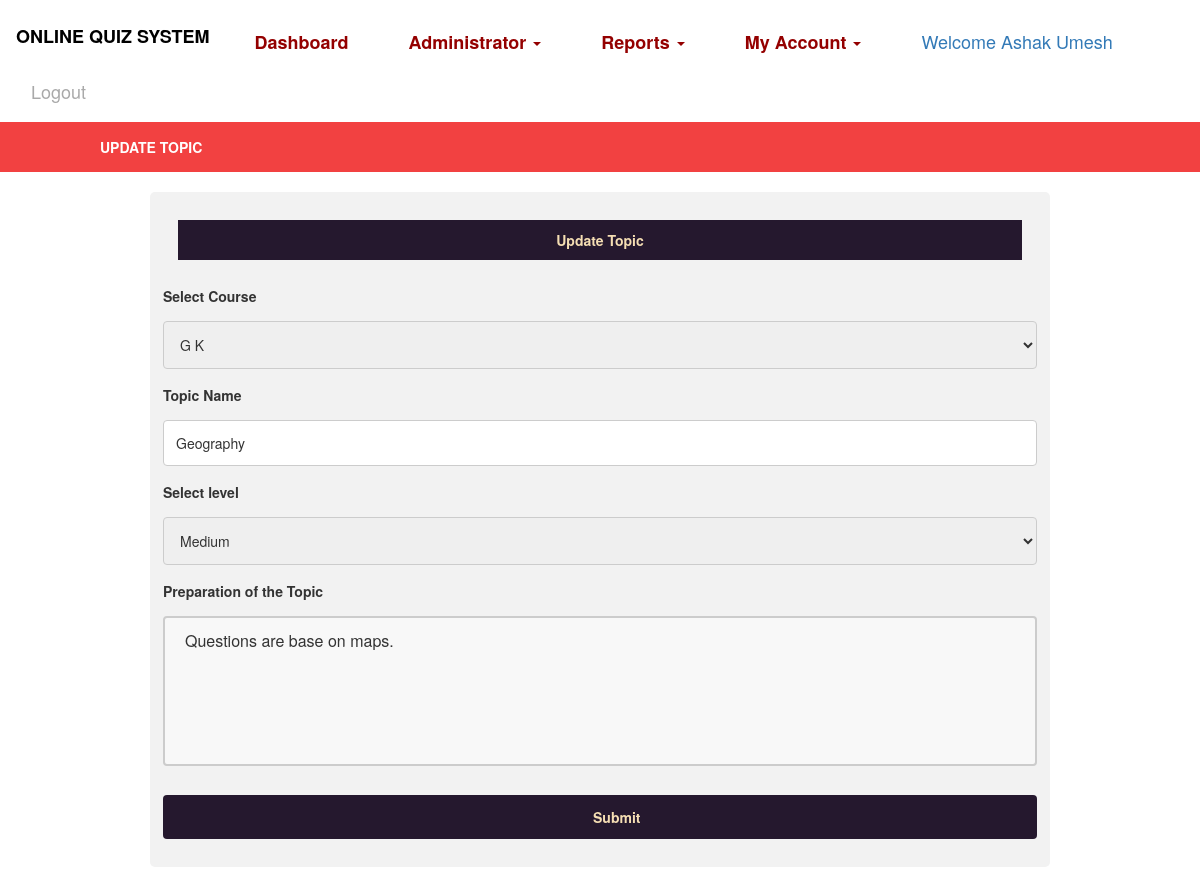
Page /edittopic/20 (signed in) on the committed database.
### Quiz/models.py (models this page shows, shortened)
class Topic(models.Model):
    course = models.ForeignKey(Course, on_delete=models.CASCADE, null=True)
    level = models.CharField(max_length=30, null=True)
    topic = models.CharField(max_length=100, null=True)
    description = models.TextField(null=True)

### Quiz/views.py (the view, shortened to what this page needs)
# urls.py: path('edittopic/<int:pid>',EditTopic, name='edittopic'),
def EditTopic(request,pid):
    if not request.user.is_authenticated:
        return redirect('tutorlogin')
    data1 = Course.objects.all()
    data = Topic.objects.get(id=pid)
    error = False
    d = {'data':data,'course1':data1,'error':error}
    return render(request, 'edittopic.html',d)

### Quiz/templates/edittopic.html (shortened to what this page needs)
{% extends 'base2.html' %}
{% load static %}
{% block body %}
<div style="background-color:rgb(242,65,65);padding:15px">
        <table width="1000" align="center">
    <tr><th style="color:white"><b>UPDATE TOPIC</b></th>
    </tr>
</table>
</div>
<div class="container" style="width:900px">
	<p><b>Update Topic</b></p>
    <form action="" method="post">
<div class="row">
    <div class="col-25">
      <label for="select Course">Select Course</label>
    </div>
    <div class="col-100">
    <select     id="select course" name="course">
        {% for i in course1 %}
        {% ifequal data.course.course_name i.course_name %}
      <option value="{{i.course_name}}" selected>{{i.course_name}}</option>
        {% else %}
              <option value="{{i.course_name}}">{{i.course_name}}</option>
        {% endifequal %}
        {% endfor %}
    </select>
    </div>
  </div>
 <div class="row">
    <div class="col-25">
      <label for="regular news">Topic Name</label>
    </div>
    <div class="col-100">
      <input type="text" id="regularnews" name="regular_news" value="{{data.topic}}">
    </div>
  </div>
      <div class="row">
    <div class="col-25">
      <label for="select level">Select level</label>
    </div>
    <div class="col-100">
    <select id="select level" name="level">
      <option value="Medium" {% if data.level == "Medium"%} selected {% endif %}>Medium</option>
    </select>
    </div>
  </div>
<div class="row">
 <div class="col-25">
      <label for="regular news"> Preparation of the Topic</label>
    </div>
    <textarea  name="desc">{{data.description}}</textarea>
</div>
  <div class="row">
    <b><input type="submit" value="Submit"></b>
  </div>
  </form>
</div>
{% endblock %}

### Quiz/templates/base2.html (shortened to what this page needs)
<!DOCTYPE html>
<html lang="en">
<head>
    {% load static %}
  <link rel="stylesheet" href="https://maxcdn.bootstrapcdn.com/bootstrap/3.4.0/css/bootstrap.min.css">
  <link rel = stylesheet href = "//cdn.datatables.net/1.10.19/css/jquery.dataTables.min.css">
</head>
<body>
<nav class="navbar navbar-expand-sm bg-info navbar-dark" style="background-color:white">
    <ul class="nav navbar-nav">
      <li class="navbar-brand" style="color:rgb(0, 0, 0)"><h4><b>ONLINE QUIZ SYSTEM</b></h4></li>
            <li class="navbar-brand"><a href="{% url 'userdashboard' %}" style="color:rgb(148, 0, 0)"><b>Dashboard</b></a></li>
      <li class="navbar-brand"><a class="dropdown-toggle" data-toggle="dropdown" href="#" style="color:rgb(148, 0, 0);bottom-padding:18px"><b>Administrator</b>  <span class="caret"></span></a>
      </li>
      <li class="navbar-brand"><a class="dropdown-toggle" data-toggle="dropdown" href="#" style="color:rgb(148, 0, 0);bottom-padding:18px"><b>Reports</b>  <span class="caret"></span></a>
      </li>
      <li class="navbar-brand"><a class="dropdown-toggle" data-toggle="dropdown" href="#" style="color:rgb(148, 0, 0);bottom-padding:18px"><b>My Account</b>  <span class="caret"></span></a>
      </li>
        <li class="navbar-brand"> <a href="#" style="color:rgb(148, 0, 0) margin-top:25px">Welcome {{request.user.first_name}} {{request.user.last_name}}</a></li>
        <li class="navbar-brand"><a href="{% url 'logout' %}" style="color:darkgrey">Logout</a></li>
    </ul>
</nav>
{% block body %}
{% endblock %}
</body>
</html>

### Quiz/templates/base2.html (style rules this page uses)
input[type=submit] { background-color: rgb(37, 24, 46); border: none; color: wheat; text-decoration: none; cursor: pointer; }

### Quiz/templates/edittopic.html (style rules this page uses)
* { box-sizing: border-box; }
p { background-color:rgb(37,24,46) ; padding:10px; color:wheat; text-align:center }
input[type=text], select, textarea { width: 100%; padding: 12px; border: 1px solid #ccc; border-radius: 4px; resize: vertical; }
textarea { width:100%; height: 150px; padding: 12px 20px; box-sizing: border-box; border: 2px solid #ccc; border-radius: 4px; background-color: #f8f8f8; font-size: 16px; resize: none; }
label { padding: 10px 12px 10px 0; display: inline-block; }
input[type=submit] { width:100%; background-color:rgb(37,24,46) ; color: wheat; padding:12px 430px; border: none; border-radius: 4px; cursor: pointer; float:center; margin-top: 25px; }
.container { margin-top:20px; margin-bottom:20px; float:center; border-radius: 5px; background-color: #f2f2f2; padding: 28px; }
.col-25 { float: left; width: 25%; margin-top: 6px; }
.row:after { content: ""; display: table; clear: both; }

### rows in the picture
Topic: regular_news "Geography", level "Medium", desc "Questions are base on maps."

### other values in the picture
{{ request.user.first_name }} "Ashak"
{{ request.user.last_name }} "Umesh"
form field course "G K"
